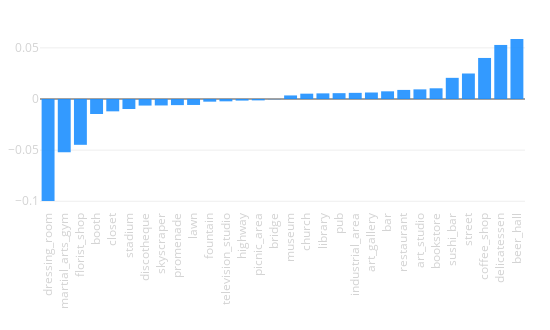

Notebook code cell kept with this figure:
### Code cell
tags_delta(city_data, opposite_city_data)

### Figure 1 — Plotly figure (JSON) as saved in the notebook; plotly's stock layout.template omitted (floating-point values rounded to 4 significant figures)
{"data": [{"marker": {"color": "dodgerblue"}, "opacity": 0.9, "type": "bar", "uid": "a300dfde-58aa-11e9-ae2f-3c15c2cf2370", "x": ["dressing_room", "martial_arts_gym", "florist_shop", "booth", "closet", "stadium", "discotheque", "skyscraper", "promenade", "lawn", "fountain", "television_studio", "highway", "picnic_area", "bridge", "museum", "church", "library", "pub", "industrial_area", "art_gallery", "bar", "restaurant", "art_studio", "bookstore", "sushi_bar", "street", "coffee_shop", "delicatessen", "beer_hall"], "y": [-0.09974, -0.05208, -0.0448, -0.01469, -0.01207, -0.009812, -0.006425, -0.006318, -0.005984, -0.005843, -0.002617, -0.002283, -0.001567, -0.00136, -0.0002039, 0.003489, 0.005222, 0.005505, 0.005706, 0.006011, 0.006354, 0.007502, 0.008879, 0.009406, 0.01046, 0.02068, 0.02493, 0.04014, 0.05284, 0.05866]}], "layout": {"height": 330, "margin": {"b": 120, "l": 40, "r": 25, "t": 30}, "showlegend": false, "width": 550, "xaxis": {"tickangle": -90, "tickfont": {"color": "lightgrey", "size": 11.5}}, "xaxis2": {"tickangle": -90, "tickfont": {"color": "lightgrey", "size": 11.5}}, "yaxis": {"tickfont": {"color": "lightgrey", "size": 11.5}}, "yaxis2": {"tickfont": {"color": "lightgrey", "size": 11.5}}}}
